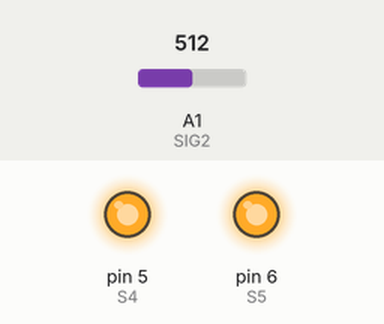
A sketch run on a simulated Arduino Uno, built with avr-gcc and run on an emulated ATmega328P. Shown: output pins drawn as LEDs (lit = HIGH). The test bench sets the inputs (shaded band); at power-on: A1 (SIG2) = 512. What the sketch prints to the serial monitor is not drawn.

Above: at 0.1 s.
Timing chart, 0 to 1.6 s (numbered marks = the images above):
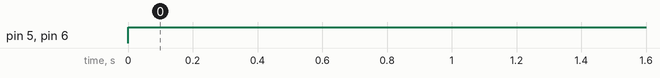

Measured:
- by itself, pin 5 (S4), pin 6 (S5): LOW → HIGH at 0.00 s

The sketch:

Test_1.ino
```cpp
#define SIG1 A0
#define SIG2 A1

#define S0 8
#define S1 9
#define S2 10
#define S3 11
#define S4 5
#define S5 6


int mix[4] = {S3,S2,S1,S0};

int valores_analogicos[20];

int valor;

byte ci[16][4] = {
  {0,0,0,0}, // 0
  {0,0,0,1}, // 1
  {0,0,1,0}, // 2
  {0,0,1,1}, // 3
  {0,1,0,0}, // 4
  {0,1,0,1}, // 5
  {0,1,1,0}, // 6
  {0,1,1,1}, // 7
  {1,0,0,0}, // 8
  {1,0,0,1}, // 9
  {1,0,1,0}, // 10
  {1,1,1,1}, // 11
  {1,1,0,0}, // 12
  {1,1,0,1}, // 13
  {1,1,1,0}, // 14
  {1,1,1,1}  // 15
};

void setup() {
  Serial.begin(9600);

  pinMode(S0, OUTPUT);
  pinMode(S1, OUTPUT);
  pinMode(S2, OUTPUT);
  pinMode(S3, OUTPUT);
  pinMode(S4, OUTPUT);
  pinMode(S5, OUTPUT);
}

void loop() {

  multiplex();

  Serial.print("Indicado - Falange 3 = ");
  Serial.println(180 - (map(valores_analogicos[0], 0, 1023, 0, 180)));

  Serial.print("Indicado - Falange 2 = ");
  Serial.println(180 - (map(valores_analogicos[1], 0, 1023, 0, 180)));

  Serial.print("Indicado - Falange 1 = ");
  Serial.println(171 - (map(valores_analogicos[2], 0, 1023, 0, 180)));

  Serial.print("Indicado - Falange 0 = ");
  Serial.println(180 - (map(valores_analogicos[3], 0, 1023, 0, 180)));

  Serial.println("");


  delay(500);
}


void multiplex(){
   for (int x=0; x <= 3; x++){

    digitalWrite(S4, ci[x][3]);
    digitalWrite(S5, ci[x][2]);


    valores_analogicos[x] = analogRead(SIG2);
   }
}
```
